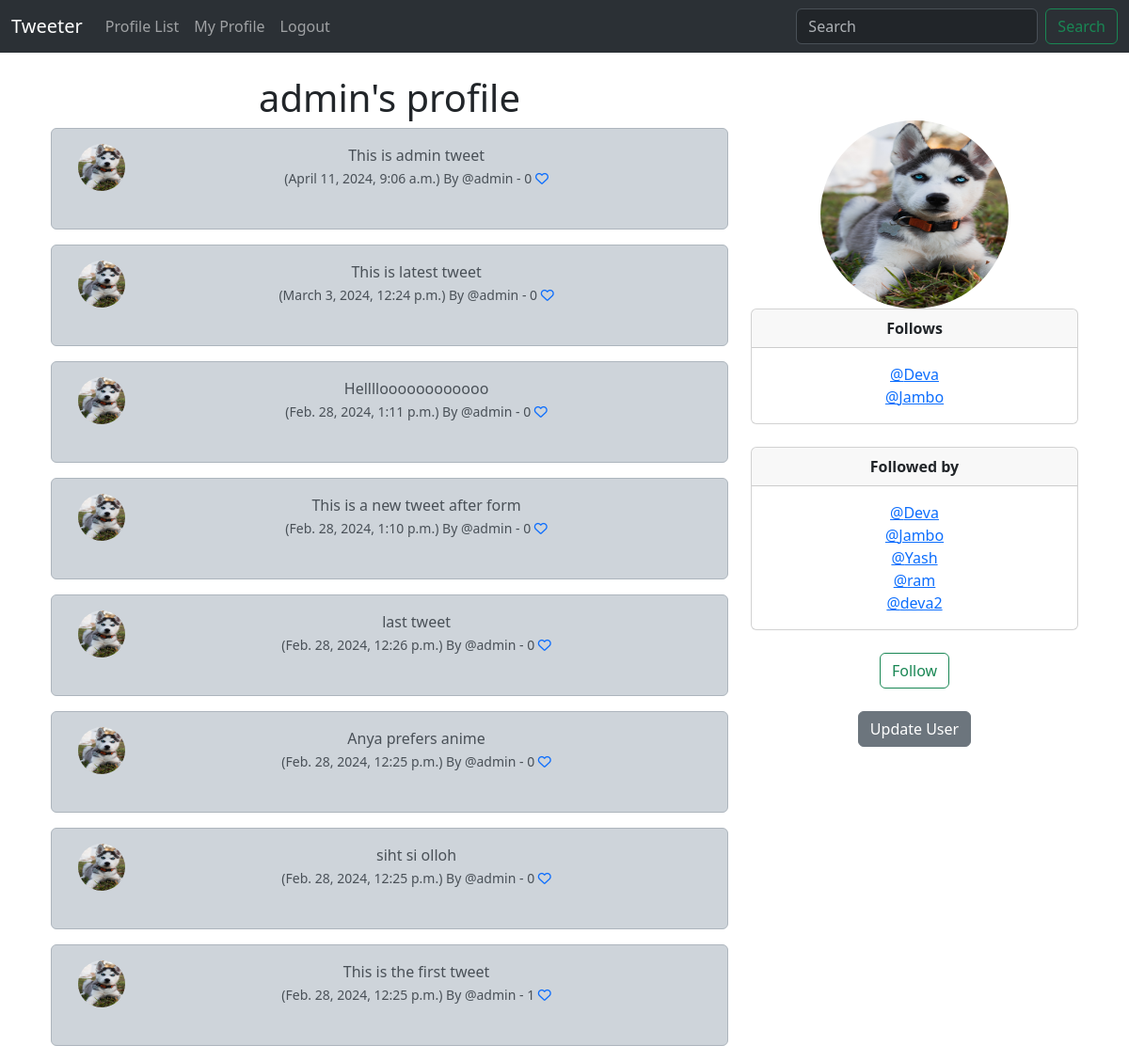
Screenshot of /profile/1 (signed in) with the database file from the repository.
### musker/models.py (models this page shows, shortened)
class Profile(models.Model):
    user = models.OneToOneField(User, on_delete=models.CASCADE)
    follows = models.ManyToManyField(
        "self", related_name="followed_by", symmetrical=False, blank=True
    )
    profile_image = models.ImageField(null=True,blank=True,upload_to='images/')
    date_modified = models.DateTimeField(User, auto_now=True, auto_now_add=False)
    def __str__(self) -> str:
        return self.user.username

class Tweet(models.Model):
    user = models.ForeignKey(User, on_delete=models.DO_NOTHING, related_name="tweets")
    body = models.CharField(max_length=280)
    created_at = models.DateTimeField(auto_now_add=True)
    likes = models.ManyToManyField(User,blank=True)
    def number_of_likes(self):
        return self.likes.count()

### musker/views.py (the view, shortened to what this page needs)
# urls.py: path('profile/<int:pk>',views.profile,name='profile'),
def profile(request,pk):
    if request.user.is_authenticated:
        my_profile = Profile.objects.get(user_id = pk)
        tweets = Tweet.objects.filter(user_id=pk).order_by("-created_at")
        return render(request,'profile.html',{ "my_profile" : my_profile,"tweets":tweets })
    else:
        messages.error(request,("Erro: You are not loged in"))
        return redirect('home')

### templates/profile.html
{% extends "base.html" %}
{% load static %}
{% block container %}
<div>
  {% if my_profile %}
  <div class="container text-center">
    <div class="row">
      <div class="col-8">
        <h1>{{my_profile.user.username}}'s profile</h1>
        {% if tweets %}
          {% for tweet in tweets %}
          <div class="alert alert-dark" role="alert">
            <div class="container">
              <div class="row">
                <div class="col-1">
                  {% if my_profile.profile_image %}
                    <img src="{{my_profile.profile_image.url}}" width="50" height="50" class="rounded-circle"  alt="{{my_profile.user.username}}">
                  {% else %}
                    <img src="{% static 'images/user_img.png' %}" width="50" height="50" class="rounded-circle"  alt="{{my_profile.user.username}}">
                  {% endif %}
                </div>
                <div class="col-11">
                    {{tweet.body}} <br>
                    <small>
                      ({{tweet.created_at}}) By @{{tweet.user.username}} - {{tweet.number_of_likes}}
                      {% if user in tweet.likes.all %}
                      <a href="{% url 'tweet_likes' tweet.id%}">
                        <i class="fa-solid fa-heart"></i>
                    </a>
                      {% else %}
                      <a href="{% url 'tweet_likes' tweet.id%}">
                        <i class="fa fa-heart-o"></i>
                    </a>
                      {% endif %}
                    </small>
                </div><br><br>
              </div>
            </div>
            <br /></div>
          {% endfor %}
        {% endif %}
      </div>
      <div class="col-4">
        <br /><br />
        {% if my_profile.profile_image %}
          <img src="{{my_profile.profile_image.url}}" width="200" height="200" class="rounded-circle" alt="{{my_profile.profile_photo}}">
        {% endif %}
        <div class="card">
          <div class="card-header">
            <strong>Follows</strong>
          </div>
          <div class="card-body">
            <p class="card-text">
              {% for i in my_profile.follows.all %}
              <a href="{% url 'profile' i.user.id %}"> @{{i}}</a>
              <br />
              {% endfor %}
            </p>
          </div>
        </div>
        <br />
        <div class="card">
          <div class="card-header"><strong>Followed by</strong><br /></div>
          <div class="card-body">
            <p class="card-text">
              {% for i in my_profile.followed_by.all %}
              <a href="{% url 'profile' i.user.id %}"> @{{i}}</a>
              <br />
              {% endfor %}
            </p>
          </div>
        </div>
        <br />
        <form method="POST">
          {% csrf_token %} {% if my_profile in user.profile.follows.all%}
          <button class="btn btn-outline-danger" name="follow" value="unfollow">
            Unfollow
          </button>
          {% else %}
          <button class="btn btn-outline-success" name="follow" value="follow">
            Follow
          </button>
          {% endif %}
        </form>
        <br />
        {% if request.user.id == my_profile.user.id %}
        <a href="{% url 'update_user' %}" class="btn btn-secondary"
          >Update User</a
        >
        {% endif %}
      </div>
    </div>
  </div>
  {% endif %}
</div>
{% endblock container %}

### rows the page displays
Profile: user.username "admin", profile_image (picture)
Tweet: profile_image (picture), body "This is admin tweet", created_at "April 11, 2024, 9:06 a.m.", user.username "admin", number_of_likes "0"
Tweet: profile_image (picture), body "This is latest tweet", created_at "March 3, 2024, 12:24 p.m.", user.username "admin", number_of_likes "0"
Tweet: profile_image (picture), body "Helllloooooooooooo", created_at "Feb. 28, 2024, 1:11 p.m.", user.username "admin", number_of_likes "0"
Tweet: profile_image (picture), body "This is a new tweet after form", created_at "Feb. 28, 2024, 1:10 p.m.", user.username "admin", number_of_likes "0"
Tweet: profile_image (picture), body "last tweet", created_at "Feb. 28, 2024, 12:26 p.m.", user.username "admin", number_of_likes "0"
Tweet: profile_image (picture), body "Anya prefers anime", created_at "Feb. 28, 2024, 12:25 p.m.", user.username "admin", number_of_likes "0"
Tweet: profile_image (picture), body "siht si olloh", created_at "Feb. 28, 2024, 12:25 p.m.", user.username "admin", number_of_likes "0"
Tweet: profile_image (picture), body "This is the first tweet", created_at "Feb. 28, 2024, 12:25 p.m.", user.username "admin", number_of_likes "1"
Profile: user.username "Deva"
Profile: user.username "Jambo"
Profile: user.username "Yash"
Profile: user.username "ram"
Profile: user.username "deva2"
